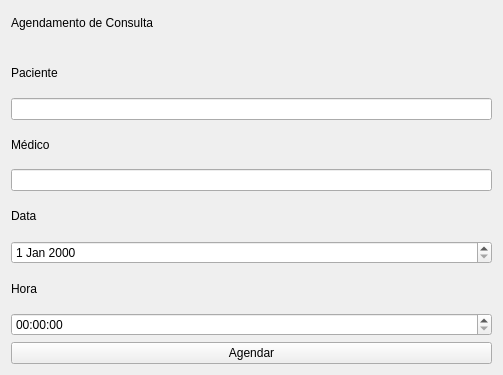
<?xml version="1.0" encoding="UTF-8"?>
<ui version="4.0">
 <class>TelaAgendamento</class>
 <widget class="QWidget" name="TelaAgendamento">
  <property name="geometry">
   <rect>
    <x>0</x>
    <y>0</y>
    <width>503</width>
    <height>375</height>
   </rect>
  </property>
  <property name="windowTitle">
   <string>Form</string>
  </property>
  <layout class="QVBoxLayout" name="verticalLayout_3">
   <item>
    <widget class="QLabel" name="label_3">
     <property name="text">
      <string>Agendamento de Consulta
</string>
     </property>
    </widget>
   </item>
   <item>
    <widget class="QLabel" name="label">
     <property name="text">
      <string>Paciente</string>
     </property>
    </widget>
   </item>
   <item>
    <widget class="QLineEdit" name="editPaciente&#10;"/>
   </item>
   <item>
    <widget class="QLabel" name="label_2">
     <property name="text">
      <string>Médico</string>
     </property>
    </widget>
   </item>
   <item>
    <widget class="QLineEdit" name="editMedico&#10;">
     <property name="text">
      <string/>
     </property>
    </widget>
   </item>
   <item>
    <widget class="QLabel" name="label_4">
     <property name="text">
      <string>Data</string>
     </property>
    </widget>
   </item>
   <item>
    <widget class="QDateEdit" name="editData&#10;"/>
   </item>
   <item>
    <widget class="QLabel" name="label_5">
     <property name="text">
      <string>Hora</string>
     </property>
    </widget>
   </item>
   <item>
    <widget class="QTimeEdit" name="editHora&#10;"/>
   </item>
   <item>
    <widget class="QPushButton" name="btnAgendar">
     <property name="text">
      <string>Agendar</string>
     </property>
    </widget>
   </item>
  </layout>
 </widget>
 <resources/>
 <connections/>
</ui>
